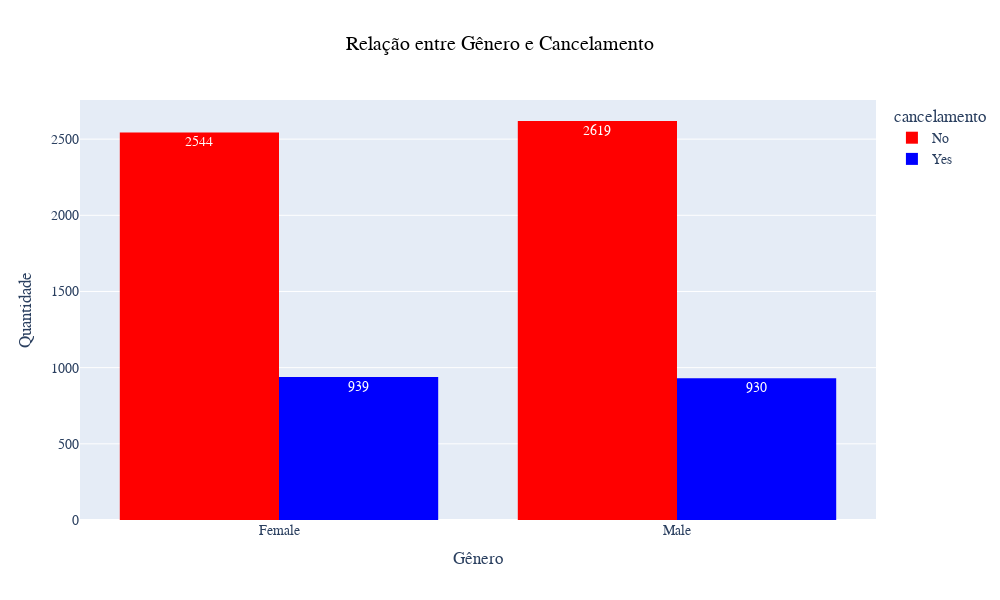

The cell this chart's notebook holds for it:
### Code cell
#correlação entre genero e cancelamento
fig = px.histogram(df, x='genero', text_auto= True, color='cancelamento', barmode = 'group', title='Relação entre Gênero e Cancelamento',
        color_discrete_map={ #função para decidir as cores de cada valor dentro do nosso gráfico
        'Yes': 'blue',
        'No': 'red'
    }
)

fig.update_layout(
    width=1000,
    height=600,
    title_x=0.5,
    yaxis_title='Quantidade',
    font_family='Arial',
    title_font_color='black',
    xaxis_title='Gênero',
    font_size=14
)

### Figure 1 — Plotly figure (JSON) as saved in the notebook; plotly's stock layout.template omitted (floating-point values rounded to 4 significant figures; data arrays with more than 128 entries replaced by an {"elided": "..."} marker saying what was removed)
{"data": [{"alignmentgroup": "True", "bingroup": "x", "hovertemplate": "cancelamento=No<br>genero=%{x}<br>count=%{y}<extra></extra>", "legendgroup": "No", "marker": {"color": "red", "pattern": {"shape": ""}}, "name": "No", "offsetgroup": "No", "orientation": "v", "showlegend": true, "texttemplate": "%{value}", "type": "histogram", "x": {"elided": "5163 str values"}, "xaxis": "x", "yaxis": "y"}, {"alignmentgroup": "True", "bingroup": "x", "hovertemplate": "cancelamento=Yes<br>genero=%{x}<br>count=%{y}<extra></extra>", "legendgroup": "Yes", "marker": {"color": "blue", "pattern": {"shape": ""}}, "name": "Yes", "offsetgroup": "Yes", "orientation": "v", "showlegend": true, "texttemplate": "%{value}", "type": "histogram", "x": {"elided": "1869 str values"}, "xaxis": "x", "yaxis": "y"}], "layout": {"barmode": "group", "font": {"family": "Arial", "size": 14}, "height": 600, "legend": {"title": {"text": "cancelamento"}, "tracegroupgap": 0}, "title": {"font": {"color": "black"}, "text": "Relação entre Gênero e Cancelamento", "x": 0.5}, "width": 1000, "xaxis": {"anchor": "y", "domain": [0, 1], "title": {"text": "Gênero"}}, "yaxis": {"anchor": "x", "domain": [0, 1], "title": {"text": "Quantidade"}}}}
